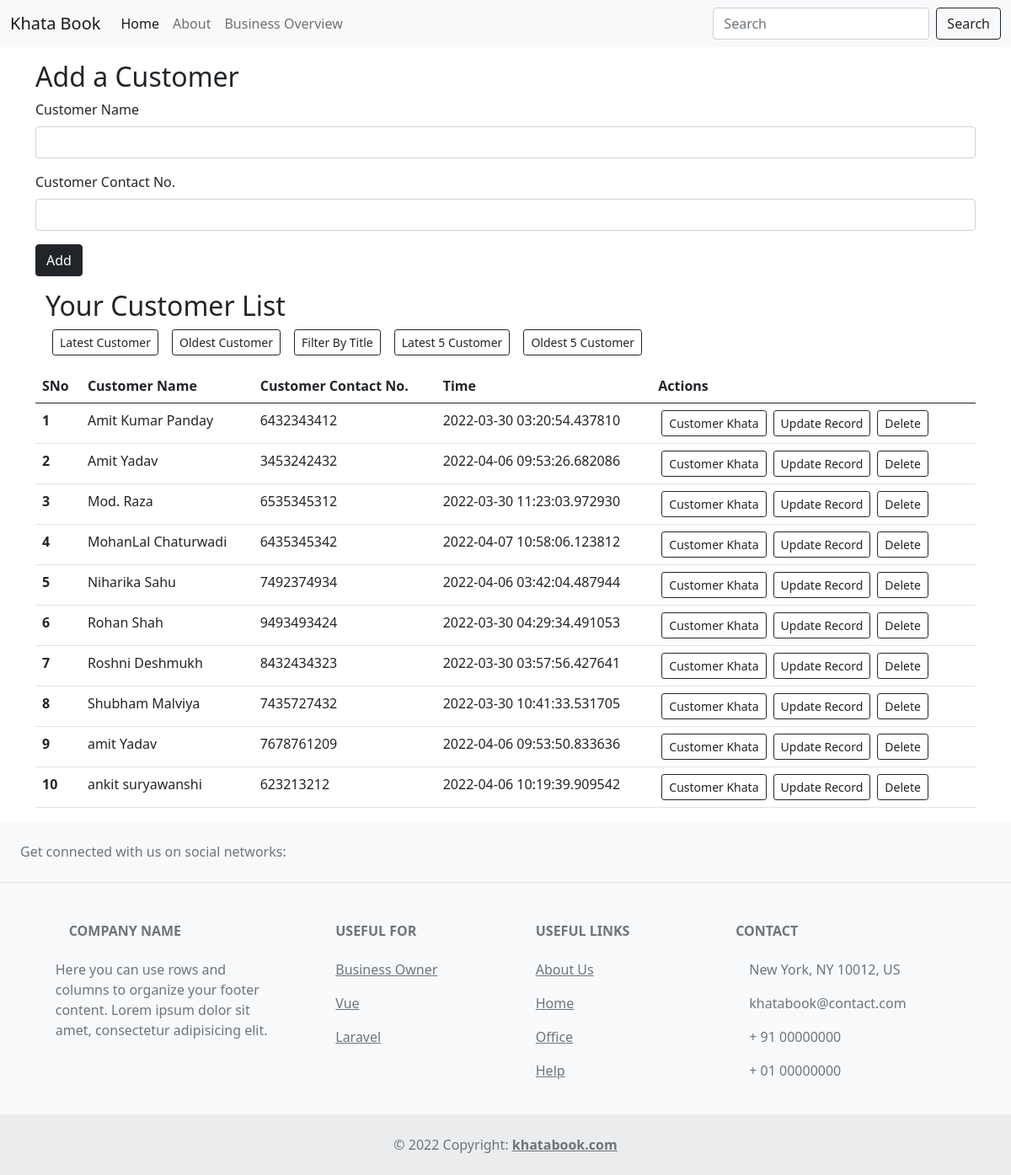
The page / on the database its author committed.
### app.py (models this page shows, shortened)
class Todo(db.Model):
    __tablename__ = 'todo'
    sno = db.Column(db.Integer, primary_key=True)
    title = db.Column(db.String(200), nullable=False)
    desc = db.Column(db.String(500), nullable=False)
    date_created = db.Column(db.DateTime, default=datetime.utcnow)

### app.py (the view)
@app.route('/', methods=['GET', 'POST'])
def hello_world():
    if request.method=='POST':
        title = request.form['title']
        desc = request.form['desc']
        todo = Todo(title=title, desc=desc)
        db.session.add(todo)
        db.session.commit()
    temptodo = Todo.query.order_by(Todo.title.asc()).all()
    return render_template('index.html', allTodo=temptodo)

### templates/index.html (shortened to what this page needs)
{% extends 'base.html' %}
{% block body %}
    <div class="container my-3">
        <h2>Add a Customer</h2>
        <form action="/" method="POST">
            <div class="mb-3">
              <label for="title" class="form-label">Customer Name</label>
              <input type="text" class="form-control" name="title" id="title" aria-describedby="emailHelp">
            </div>
            <div class="mb-3">
              <label for="desc" class="form-label">Customer Contact No.</label>
              <input type="text" class="form-control" name="desc" id="desc">
            </div>
            <button type="submit" class="btn btn-dark">Add</button>
          </form>
    </div>
    <div class="container my-3">
      <div class="container my-3">
        <h2>Your Customer List</h2>
        <a href="/latest" type="button" class="btn btn-outline-dark btn-sm mx-2">Latest Customer</button>
        <a href="/oldest" type="button" class="btn btn-outline-dark btn-sm mx-2">Oldest Customer</button>
        <a href="/bytitle" type="button" class="btn btn-outline-dark btn-sm mx-2">Filter By Title</button>
        <a href="/latest/5" type="button" class="btn btn-outline-dark btn-sm mx-2">Latest 5 Customer</button>
        <a href="/oldest/5" type="button" class="btn btn-outline-dark btn-sm mx-2">Oldest 5 Customer</button>
      </div>
                {% if allTodo|length == 0 %}
                <div class="alert alert-dark" role="alert">
                    No customer found with this name!
                  </div>
                    {% else %}
                    <table class="table">
                        <thead>
                          <tr>
                            <th scope="col">SNo</th>
                            <th scope="col">Customer Name</th>
                            <th scope="col">Customer Contact No.</th>
                            <th scope="col">Time</th>
                            <th scope="col">Actions</th>
                          </tr>
                        </thead>
                        <tbody>
              {% for todo in allTodo %}
              <tr>
                <th scope="row">{{loop.index}}</th>
                <td>{{todo.title| truncate(35)}}</td>
                <td>{{todo.desc| truncate(50)}}</td>
                <td>{{todo.date_created}}</td>
                <td>
                  <a href="/view/{{todo.sno}}" type="button" class="btn btn-outline-dark btn-sm mx-1">Customer Khata</button>
                  <a href="/update/{{todo.sno}}" type="button" class="btn btn-outline-dark btn-sm mx-1">Update Record</button>
                  <a href="/delete/{{todo.sno}}" type="button" class="btn btn-outline-dark btn-sm mx-1">Delete</button>
                </td>
              </tr>
              {% endfor %}
            </tbody>
            </table>
              {% endif %}
    </div>
{% endblock body %}

### rows shown on the page
Todo: title "Amit Kumar Panday", desc "6432343412", date_created "2022-03-30 03:20:54.437810"
Todo: title "Amit Yadav", desc "3453242432", date_created "2022-04-06 09:53:26.682086"
Todo: title "Mod. Raza", desc "6535345312", date_created "2022-03-30 11:23:03.972930"
Todo: title "MohanLal Chaturwadi", desc "6435345342", date_created "2022-04-07 10:58:06.123812"
Todo: title "Niharika Sahu", desc "7492374934", date_created "2022-04-06 03:42:04.487944"
Todo: title "Rohan Shah", desc "9493493424", date_created "2022-03-30 04:29:34.491053"
Todo: title "Roshni Deshmukh", desc "8432434323", date_created "2022-03-30 03:57:56.427641"
Todo: title "Shubham Malviya", desc "7435727432", date_created "2022-03-30 10:41:33.531705"
Todo: title "amit Yadav", desc "7678761209", date_created "2022-04-06 09:53:50.833636"
Todo: title "ankit suryawanshi", desc "623213212", date_created "2022-04-06 10:19:39.909542"
